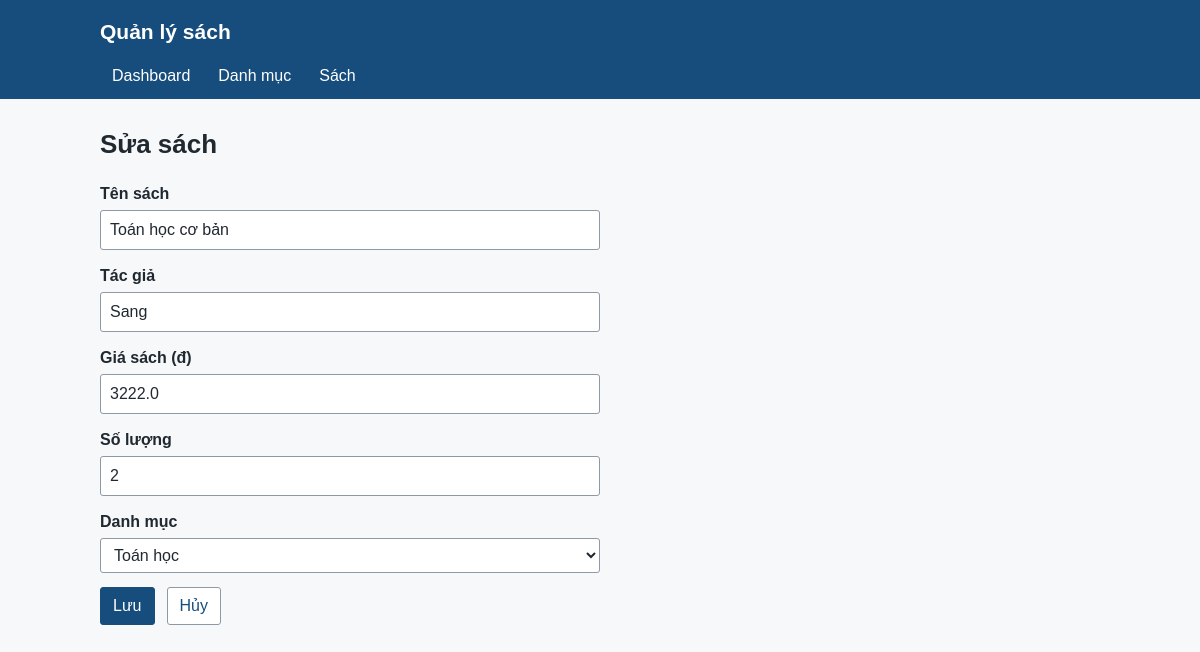
The app's page /books/4/edit with its own data.
### tables this page shows
CREATE TABLE books (
                id INTEGER PRIMARY KEY AUTOINCREMENT,
                title TEXT NOT NULL,
                author TEXT,
                price REAL NOT NULL CHECK (price >= 0),
                quantity INTEGER NOT NULL DEFAULT 0 CHECK (quantity >= 0),
                category_id INTEGER NOT NULL,
                FOREIGN KEY (category_id) REFERENCES categories(id) ON DELETE RESTRICT
            );

CREATE TABLE categories (
                id INTEGER PRIMARY KEY AUTOINCREMENT,
                name TEXT NOT NULL UNIQUE,
                description TEXT
            );

### app.py (the view, shortened to what this page needs)
@app.route("/books/add", methods=["GET", "POST"])
@app.route("/books/<int:id>/edit", methods=["GET", "POST"])
def book_form(id=None):
    book = {"title": "", "author": "", "price": "", "quantity": 0, "category_id": ""}
    error = None
    with closing(get_connection()) as connection:
        if id is not None:
            row = connection.execute("SELECT * FROM books WHERE id = ?", (str(id),)).fetchone()
            if row is None:
                abort(404)
            book = {field: row[field] for field in book}
        categories = connection.execute("SELECT id, name FROM categories ORDER BY name").fetchall()
    return render_template("book_form.html", book=book, categories=categories, error=error, id=id)

### database.py (called while the page is built)
def get_connection():
    connection = sqlite3.connect(DATABASE_PATH)
    connection.row_factory = sqlite3.Row
    connection.execute("PRAGMA foreign_keys = ON")
    return connection

### templates/book_form.html (shortened to what this page needs)
{% extends "base.html" %}
{% set heading = 'Thêm sách' if id is none else 'Sửa sách' %}
{% block content %}
<h1>{{ heading }}</h1>
{% if categories %}
<form class="entry-form" method="post">
    <label for="title">Tên sách</label>
    <input id="title" name="title" value="{{ book.title }}" required>
    <label for="author">Tác giả</label>
    <input id="author" name="author" value="{{ book.author or '' }}">
    <label for="price">Giá sách (đ)</label>
    <input id="price" name="price" type="number" min="0" step="any" value="{{ book.price }}" required>
    <label for="quantity">Số lượng</label>
    <input id="quantity" name="quantity" type="number" min="0" step="1" value="{{ book.quantity }}" required>
    <label for="category_id">Danh mục</label>
    <select id="category_id" name="category_id" required>
        {% for category in categories %}
        <option value="{{ category.id }}"{% if category.id|string == book.category_id|string %} selected{% endif %}>{{ category.name }}</option>
        {% endfor %}
    </select>
    <div class="form-actions">
        <button type="submit">Lưu</button>
        <a class="button secondary" href="{{ url_for('books') }}">Hủy</a>
    </div>
</form>
{% else %}
<p>Bạn cần tạo danh mục trước khi thêm sách.</p>
<a class="button" href="{{ url_for('category_form') }}">Thêm danh mục</a>
{% endif %}
{% endblock %}

### static/style.css (style rules this page uses)
* { box-sizing: border-box; }
body { margin: 0; background: #f7f8fa; color: #202830; font: 16px/1.5 Arial, sans-serif; }
a { color: #174d7c; }
h1 { margin: 0 0 18px; font-size: 26px; }
.page-heading, .totals, .filter, .form-actions { display: flex; flex-wrap: wrap; align-items: center; gap: 12px; }
button, .button { display: inline-block; padding: 6px 12px; border: 1px solid #174d7c; border-radius: 3px; background: #174d7c; color: white; font: inherit; text-decoration: none; cursor: pointer; }
.secondary { background: white; border-color: #8d9aa6; color: #174d7c; }
.entry-form { max-width: 500px; }
.entry-form label { display: block; margin-bottom: 4px; font-weight: bold; }
input, textarea, select { max-width: 100%; padding: 7px 9px; border: 1px solid #8d9aa6; border-radius: 3px; background: white; color: inherit; font: inherit; }
.entry-form input, .entry-form textarea, .entry-form select { width: 100%; margin-bottom: 14px; }

### records on screen
books: title "Toán học cơ bản", author "Sang", price "3222.0", quantity "2", category_id "Toán học"

### other values on screen
{{ heading }} "Sửa sách"
